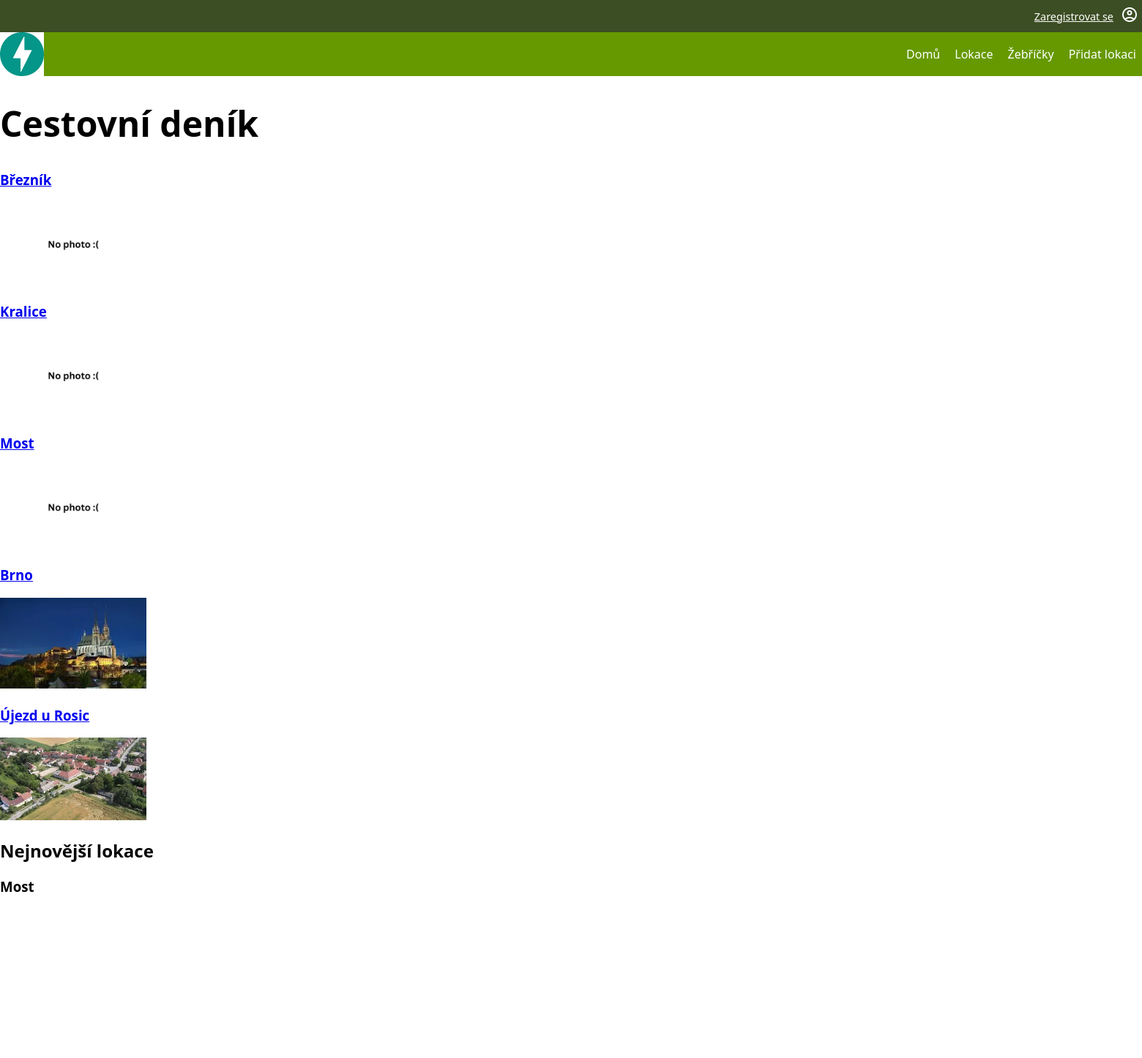
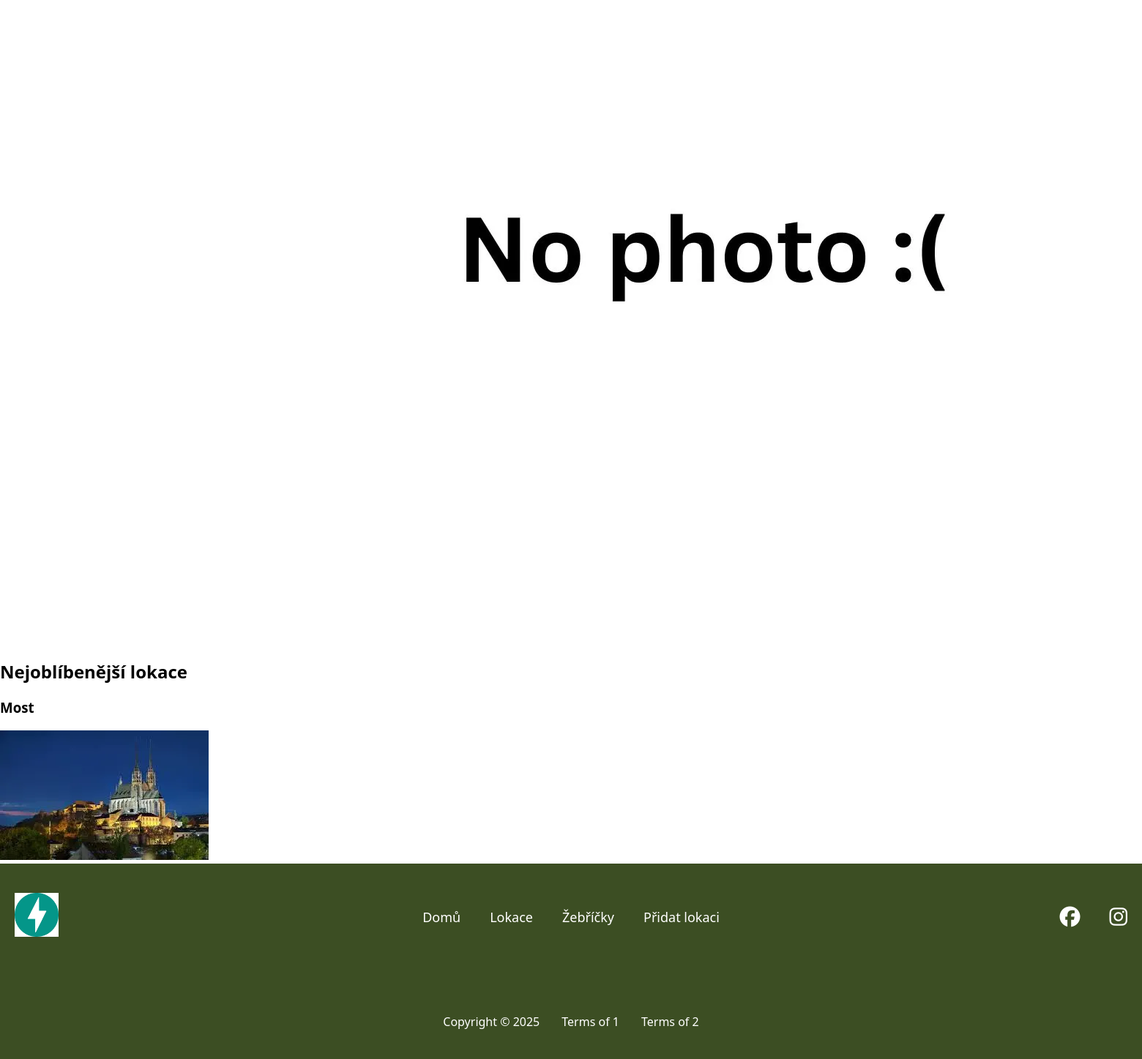
The page / on the database its author committed (2 pictures, top to bottom).
### tables this page shows
CREATE TABLE location (
    id INTEGER PRIMARY KEY AUTOINCREMENT,
    name VARCHAR NOT NULL,
    description VARCHAR,
    date_location_added TEXT NOT NULL,
    id_user INTEGER NOT NULL,
    FOREIGN KEY (id_user) REFERENCES user(id)
);

CREATE TABLE photo (
    id INTEGER PRIMARY KEY AUTOINCREMENT,
    name VARCHAR NOT NULL,
    alt_text VARCHAR,
    url VARCHAR NOT NULL,
    id_location INTEGER NOT NULL,
    FOREIGN KEY (id_location) REFERENCES location(id)
);

### pages/home.py (the view)
@router.get("/", response_class=HTMLResponse)
async def landing_page(request: Request,svc: LocationService = Depends(locations_service)):
    random_locations = svc.get_five_random_locations()
    favorite_location = svc.get_most_favorite_location()
    newest_location = svc.get_newest_location()
    tpl = request.app.state.templates
    return tpl.TemplateResponse(
        "home.html",
        {
            "request": request,
            "title": "Cestovní deník",
            "random_locations": random_locations,
            "favorite_location": favorite_location,
            "newest_location": newest_location
        }
    )

### templates/home.html (shortened to what this page needs)
{% extends "base.html" %}
{% block content %}
<h1>Cestovní deník</h1>
    {% for loc in random_locations %}
        <a href="{{url_for('location_detail', id=loc['id']) }}">
        <h3>{{ loc['name'] }}</h3>
        {% if loc['photo'] %}
                <img alt="{{ loc['photo']['alt_text'] }}" src="/database/{{ loc['photo']['url'] }}" style="width: 200px">
        {% else %}
                <img alt="No photo" src="{{url_for('static', path='img/web/noImage.webp') }}" style="width: 200px">
        {% endif %}
        </a>
    {% endfor %}
    <h2>Nejnovější lokace</h2>
    <h3>{{ newest_location['name'] }}</h3>
    {% if newest_location['photo'] %}
        <a href="{{url_for('location_detail', id=newest_location['id']) }}">
            <img alt="{{ newest_location['photo']['alt_text'] }}" src="/database/{{ newest_location['photo']['url'] }}">
        </a>
    {% else %}
        <a href="{{url_for('location_detail', id=newest_location['id']) }}">
            <img alt="No photo" src="{{url_for('static', path='img/web/noImage.webp') }}"></a>
    {% endif %}
    <h2>Nejoblíbenější lokace</h2>
    <h3>{{ newest_location['name'] }}</h3>
    {% if favorite_location['photo'] %}
        <a href="{{url_for('location_detail', id=favorite_location['id']) }}">
            <img alt="{{ favorite_location['photo']['alt_text'] }}" src="/database/{{ favorite_location['photo']['url'] }}">
        </a>
    {% else %}
        <a href="{{url_for('location_detail', id=favorite_location['id']) }}">
            <img alt="No photo" src="{{url_for('static', path='img/web/noImage.webp') }}">
        </a>
    {% endif %}
{% endblock %}

### static/css/style.css (style rules this page uses)
:root { font-family: system-ui, -apple-system, Segoe UI, Roboto, sans-serif; --background-color: white; --text-color: black; --navbar-background-color: #669900; --footer-background-color: #3c4e23; --white-text-color: white; font-size: 16px; }
html, body { margin:0; padding: 0; background: var(--background-color); width: 100%; }
h1 { font-size: 3em; }

### rows shown on the page
location: name "Březník"
location: name "Kralice"
location: name "Most"
photo: name "Brno", photo (picture)
photo: name "Újezd u Rosic", photo (picture)
